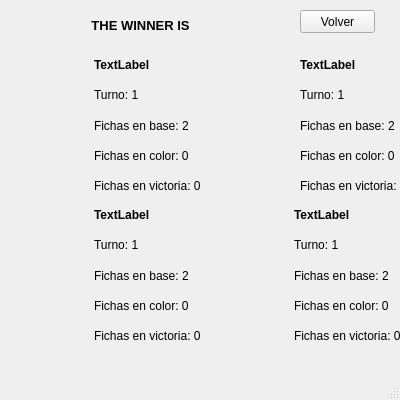
<?xml version="1.0" encoding="UTF-8"?>
<ui version="4.0">
 <class>MainWindow</class>
 <widget class="QMainWindow" name="MainWindow">
  <property name="geometry">
   <rect>
    <x>0</x>
    <y>0</y>
    <width>400</width>
    <height>400</height>
   </rect>
  </property>
  <property name="minimumSize">
   <size>
    <width>400</width>
    <height>400</height>
   </size>
  </property>
  <property name="maximumSize">
   <size>
    <width>400</width>
    <height>400</height>
   </size>
  </property>
  <property name="windowTitle">
   <string>MainWindow</string>
  </property>
  <widget class="QWidget" name="centralwidget">
   <widget class="QWidget" name="horizontalLayoutWidget">
    <property name="geometry">
     <rect>
      <x>0</x>
      <y>50</y>
      <width>201</width>
      <height>151</height>
     </rect>
    </property>
    <layout class="QHBoxLayout" name="horizontalLayout">
     <property name="spacing">
      <number>0</number>
     </property>
     <item>
      <widget class="QLabel" name="ficha_1">
       <property name="sizePolicy">
        <sizepolicy hsizetype="Preferred" vsizetype="Preferred">
         <horstretch>0</horstretch>
         <verstretch>0</verstretch>
        </sizepolicy>
       </property>
       <property name="maximumSize">
        <size>
         <width>100</width>
         <height>149</height>
        </size>
       </property>
       <property name="text">
        <string/>
       </property>
       <property name="pixmap">
        <pixmap>../../../../../../../../../../../../../Sprites/Fichas/Simples/ficha-azul.png</pixmap>
       </property>
       <property name="scaledContents">
        <bool>true</bool>
       </property>
      </widget>
     </item>
     <item>
      <layout class="QVBoxLayout" name="verticalLayout">
       <property name="leftMargin">
        <number>0</number>
       </property>
       <item>
        <widget class="QLabel" name="nombre_1">
         <property name="font">
          <font>
           <weight>75</weight>
           <bold>true</bold>
          </font>
         </property>
         <property name="text">
          <string>TextLabel</string>
         </property>
        </widget>
       </item>
       <item>
        <widget class="QLabel" name="orden_1">
         <property name="text">
          <string>Turno: 1</string>
         </property>
        </widget>
       </item>
       <item>
        <widget class="QLabel" name="base_1">
         <property name="text">
          <string>Fichas en base: 2</string>
         </property>
        </widget>
       </item>
       <item>
        <widget class="QLabel" name="color_1">
         <property name="text">
          <string>Fichas en color: 0</string>
         </property>
        </widget>
       </item>
       <item>
        <widget class="QLabel" name="victoria_1">
         <property name="text">
          <string>Fichas en victoria: 0</string>
         </property>
        </widget>
       </item>
      </layout>
     </item>
    </layout>
   </widget>
   <widget class="QWidget" name="horizontalLayoutWidget_2">
    <property name="geometry">
     <rect>
      <x>200</x>
      <y>50</y>
      <width>210</width>
      <height>151</height>
     </rect>
    </property>
    <layout class="QHBoxLayout" name="horizontalLayout_2">
     <property name="spacing">
      <number>0</number>
     </property>
     <item>
      <widget class="QLabel" name="ficha_2">
       <property name="sizePolicy">
        <sizepolicy hsizetype="Preferred" vsizetype="Preferred">
         <horstretch>0</horstretch>
         <verstretch>0</verstretch>
        </sizepolicy>
       </property>
       <property name="maximumSize">
        <size>
         <width>100</width>
         <height>149</height>
        </size>
       </property>
       <property name="text">
        <string/>
       </property>
       <property name="pixmap">
        <pixmap>../../../../../../../../../../../../../Sprites/Fichas/Simples/ficha-azul.png</pixmap>
       </property>
       <property name="scaledContents">
        <bool>true</bool>
       </property>
      </widget>
     </item>
     <item>
      <layout class="QVBoxLayout" name="verticalLayout_2">
       <property name="leftMargin">
        <number>0</number>
       </property>
       <item>
        <widget class="QLabel" name="nombre_2">
         <property name="font">
          <font>
           <weight>75</weight>
           <bold>true</bold>
          </font>
         </property>
         <property name="text">
          <string>TextLabel</string>
         </property>
        </widget>
       </item>
       <item>
        <widget class="QLabel" name="orden_2">
         <property name="text">
          <string>Turno: 1</string>
         </property>
        </widget>
       </item>
       <item>
        <widget class="QLabel" name="base_2">
         <property name="text">
          <string>Fichas en base: 2</string>
         </property>
        </widget>
       </item>
       <item>
        <widget class="QLabel" name="color_2">
         <property name="text">
          <string>Fichas en color: 0</string>
         </property>
        </widget>
       </item>
       <item>
        <widget class="QLabel" name="victoria_2">
         <property name="text">
          <string>Fichas en victoria: 0</string>
         </property>
        </widget>
       </item>
      </layout>
     </item>
    </layout>
   </widget>
   <widget class="QWidget" name="horizontalLayoutWidget_3">
    <property name="geometry">
     <rect>
      <x>0</x>
      <y>200</y>
      <width>201</width>
      <height>151</height>
     </rect>
    </property>
    <layout class="QHBoxLayout" name="horizontalLayout_3">
     <property name="spacing">
      <number>0</number>
     </property>
     <item>
      <widget class="QLabel" name="ficha_3">
       <property name="sizePolicy">
        <sizepolicy hsizetype="Preferred" vsizetype="Preferred">
         <horstretch>0</horstretch>
         <verstretch>0</verstretch>
        </sizepolicy>
       </property>
       <property name="maximumSize">
        <size>
         <width>100</width>
         <height>149</height>
        </size>
       </property>
       <property name="text">
        <string/>
       </property>
       <property name="pixmap">
        <pixmap>../../../../../../../../../../../../../Sprites/Fichas/Simples/ficha-azul.png</pixmap>
       </property>
       <property name="scaledContents">
        <bool>true</bool>
       </property>
      </widget>
     </item>
     <item>
      <layout class="QVBoxLayout" name="verticalLayout_3">
       <property name="leftMargin">
        <number>0</number>
       </property>
       <item>
        <widget class="QLabel" name="nombre_3">
         <property name="font">
          <font>
           <weight>75</weight>
           <bold>true</bold>
          </font>
         </property>
         <property name="text">
          <string>TextLabel</string>
         </property>
        </widget>
       </item>
       <item>
        <widget class="QLabel" name="orden_3">
         <property name="text">
          <string>Turno: 1</string>
         </property>
        </widget>
       </item>
       <item>
        <widget class="QLabel" name="base_3">
         <property name="text">
          <string>Fichas en base: 2</string>
         </property>
        </widget>
       </item>
       <item>
        <widget class="QLabel" name="color_3">
         <property name="text">
          <string>Fichas en color: 0</string>
         </property>
        </widget>
       </item>
       <item>
        <widget class="QLabel" name="victoria_3">
         <property name="text">
          <string>Fichas en victoria: 0</string>
         </property>
        </widget>
       </item>
      </layout>
     </item>
    </layout>
   </widget>
   <widget class="QWidget" name="horizontalLayoutWidget_4">
    <property name="geometry">
     <rect>
      <x>200</x>
      <y>200</y>
      <width>201</width>
      <height>151</height>
     </rect>
    </property>
    <layout class="QHBoxLayout" name="horizontalLayout_4">
     <property name="spacing">
      <number>0</number>
     </property>
     <item>
      <widget class="QLabel" name="ficha_4">
       <property name="sizePolicy">
        <sizepolicy hsizetype="Preferred" vsizetype="Preferred">
         <horstretch>0</horstretch>
         <verstretch>0</verstretch>
        </sizepolicy>
       </property>
       <property name="maximumSize">
        <size>
         <width>100</width>
         <height>149</height>
        </size>
       </property>
       <property name="text">
        <string/>
       </property>
       <property name="pixmap">
        <pixmap>../../../../../../../../../../../../../Sprites/Fichas/Simples/ficha-azul.png</pixmap>
       </property>
       <property name="scaledContents">
        <bool>true</bool>
       </property>
      </widget>
     </item>
     <item>
      <layout class="QVBoxLayout" name="verticalLayout_4">
       <property name="leftMargin">
        <number>0</number>
       </property>
       <item>
        <widget class="QLabel" name="nombre_4">
         <property name="font">
          <font>
           <weight>75</weight>
           <bold>true</bold>
          </font>
         </property>
         <property name="text">
          <string>TextLabel</string>
         </property>
        </widget>
       </item>
       <item>
        <widget class="QLabel" name="orden_4">
         <property name="text">
          <string>Turno: 1</string>
         </property>
        </widget>
       </item>
       <item>
        <widget class="QLabel" name="base_4">
         <property name="text">
          <string>Fichas en base: 2</string>
         </property>
        </widget>
       </item>
       <item>
        <widget class="QLabel" name="color_4">
         <property name="text">
          <string>Fichas en color: 0</string>
         </property>
        </widget>
       </item>
       <item>
        <widget class="QLabel" name="victoria_4">
         <property name="text">
          <string>Fichas en victoria: 0</string>
         </property>
        </widget>
       </item>
      </layout>
     </item>
    </layout>
   </widget>
   <widget class="QLabel" name="ganador">
    <property name="enabled">
     <bool>true</bool>
    </property>
    <property name="geometry">
     <rect>
      <x>10</x>
      <y>10</y>
      <width>261</width>
      <height>31</height>
     </rect>
    </property>
    <property name="sizePolicy">
     <sizepolicy hsizetype="Preferred" vsizetype="Preferred">
      <horstretch>0</horstretch>
      <verstretch>0</verstretch>
     </sizepolicy>
    </property>
    <property name="font">
     <font>
      <pointsize>10</pointsize>
      <weight>75</weight>
      <bold>true</bold>
      <kerning>true</kerning>
     </font>
    </property>
    <property name="text">
     <string>THE WINNER IS</string>
    </property>
    <property name="alignment">
     <set>Qt::AlignCenter</set>
    </property>
   </widget>
   <widget class="QPushButton" name="boton_volver">
    <property name="geometry">
     <rect>
      <x>300</x>
      <y>10</y>
      <width>75</width>
      <height>23</height>
     </rect>
    </property>
    <property name="text">
     <string>Volver</string>
    </property>
   </widget>
  </widget>
  <widget class="QMenuBar" name="menubar">
   <property name="geometry">
    <rect>
     <x>0</x>
     <y>0</y>
     <width>400</width>
     <height>21</height>
    </rect>
   </property>
  </widget>
  <widget class="QStatusBar" name="statusbar"/>
 </widget>
 <resources/>
 <connections/>
</ui>
